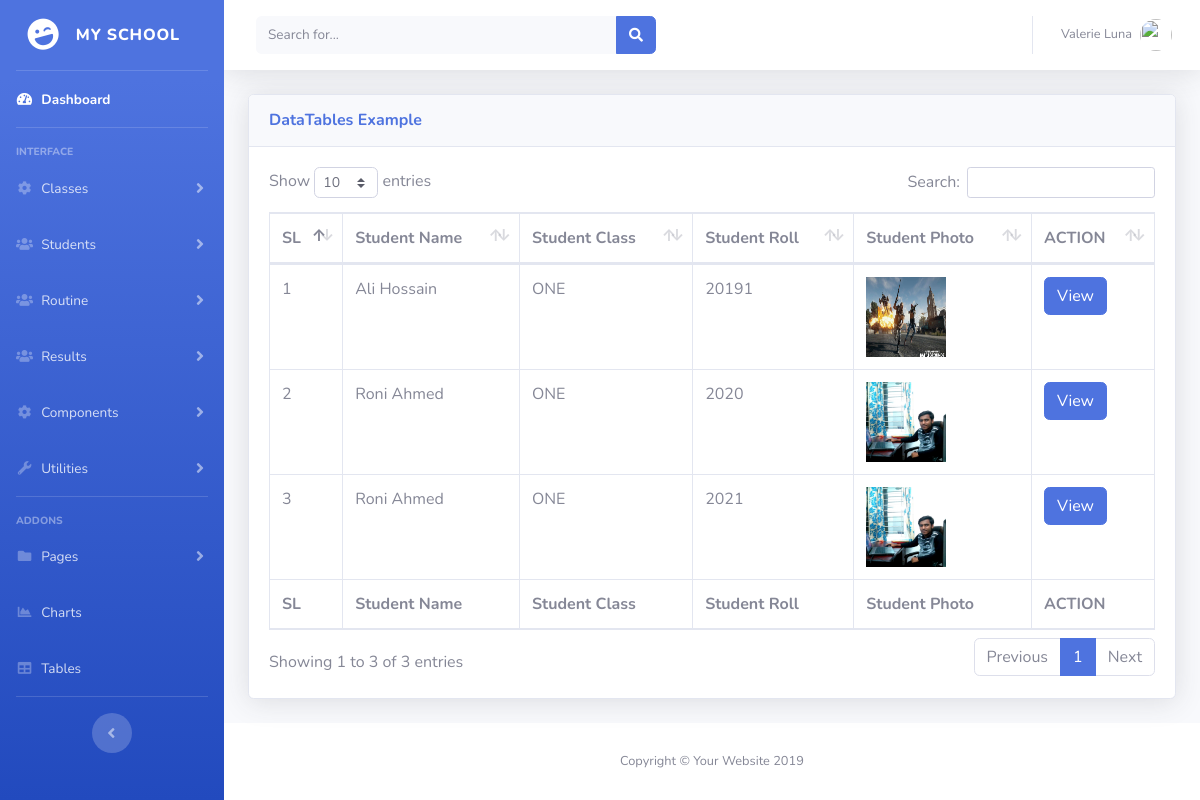
Screenshot of /adminpanel/all_student.php (signed in) with the database file from the repository.
### tables this page shows
CREATE TABLE `students` (
  `student_id` int(11) NOT NULL,
  `std_name` varchar(255) NOT NULL,
  `f_name` varchar(255) NOT NULL,
  `m_name` varchar(255) NOT NULL,
  `dob` varchar(255) NOT NULL,
  `address` varchar(255) NOT NULL,
  `phone` varchar(225) NOT NULL,
  `class_id` int(2) NOT NULL,
  `std_roll` int(6) NOT NULL,
  `admission_date` varchar(225) NOT NULL,
  `student_photo` text NOT NULL
);

CREATE TABLE `s_class` (
  `class_id` int(11) NOT NULL,
  `class_name` varchar(222) NOT NULL,
  `active_status` int(1) NOT NULL DEFAULT '1'
);

### adminpanel/all_student.php (the view, shortened to what this page needs)
<?php require('libs/header.php'); ?>
<body id="page-top">
  <div id="wrapper">
    <?php require('libs/sidebar.php'); ?>
    <div id="content-wrapper" class="d-flex flex-column">
      <div id="content">
        <nav class="navbar navbar-expand navbar-light bg-white topbar mb-4 static-top shadow">
          <form class="d-none d-sm-inline-block form-inline mr-auto ml-md-3 my-2 my-md-0 mw-100 navbar-search">
            <div class="input-group">
              <input type="text" class="form-control bg-light border-0 small" placeholder="Search for..." aria-label="Search" aria-describedby="basic-addon2">
              <div class="input-group-append">
                <button class="btn btn-primary" type="button">
                  <i class="fas fa-search fa-sm"></i>
                </button>
              </div>
            </div>
          </form>
          <ul class="navbar-nav ml-auto">
            <li class="nav-item dropdown no-arrow">
              <a class="nav-link dropdown-toggle" href="#" id="userDropdown" role="button" data-toggle="dropdown" aria-haspopup="true" aria-expanded="false">
                <span class="mr-2 d-none d-lg-inline text-gray-600 small">Valerie Luna</span>
                <img class="img-profile rounded-circle" src="https://source.unsplash.com/QAB-WJcbgJk/60x60">
              </a>
            </li>
          </ul>
        </nav>
        <div class="container-fluid">
          <div class="card shadow mb-4">
            <div class="card-header py-3">
              <h6 class="m-0 font-weight-bold text-primary">DataTables Example</h6>
            </div>
            <div class="card-body">
              <div class="table-responsive">
                <table class="table table-bordered" id="dataTable" width="100%" cellspacing="0">
                  <thead>
                    <tr>
                      <th>SL</th>
                      <th>Student Name</th>
					  <th>Student Class</th>
					  <th>Student Roll</th>
					  <th>Student Photo</th>
                      <th>ACTION</th>
                    </tr>
                  </thead>
                  <tfoot>
                    <tr>
                      <th>SL</th>
                      <th>Student Name</th>
                      <th>Student Class</th>
					  <th>Student Roll</th>
					  <th>Student Photo</th>
                      <th>ACTION</th>
                    </tr>
                  </tfoot>
                  <tbody>
				  <?php
					require('../config.php');
					$sql = "SELECT * FROM s_class INNER JOIN students ON s_class.class_id = students.class_id";
					$que = mysqli_query($con,$sql);
					$sl = 1;
					while($result = mysqli_fetch_assoc($que)){
				  ?>
						<tr>
							<td><?php echo $sl++; ?></td>
							<td><?php echo $result['std_name']; ?></td>
							<td><?php echo $result['class_name']; ?></td>
							<td><?php echo $result['std_roll']; ?></td>
							<td>
								<img src="<?php echo $result['student_photo']; ?>" height="80px" width="80px" />
							</td>
							<td>
								<a class="btn btn-primary" href="student_info.php?id=<?php echo $result['student_id']; ?>">View</a>
							</td>
						</tr>
					<?php
					}?>
				  </tbody>
                </table>
              </div>
            </div>
          </div>
        </div>
      </div>
     <?php require('libs/footer.php'); ?>

### adminpanel/libs/header.php (shortened to what this page needs)
<!DOCTYPE html>
<html lang="en">
<head>
  <link href="vendor/fontawesome-free/css/all.min.css" rel="stylesheet" type="text/css">
  <link href="css/sb-admin-2.min.css" rel="stylesheet">
  <link href="vendor/datatables/dataTables.bootstrap4.min.css" rel="stylesheet">
</head>

### adminpanel/libs/sidebar.php (shortened to what this page needs)
 <ul class="navbar-nav bg-gradient-primary sidebar sidebar-dark accordion" id="accordionSidebar">
   <a class="sidebar-brand d-flex align-items-center justify-content-center" href="index.html">
     <div class="sidebar-brand-icon rotate-n-15">
       <i class="fas fa-laugh-wink"></i>
     </div>
     <div class="sidebar-brand-text mx-3">My School</div>
   </a>
   <hr class="sidebar-divider my-0">
   <li class="nav-item active">
     <a class="nav-link" href="index.php">
       <i class="fas fa-fw fa-tachometer-alt"></i>
       <span>Dashboard</span></a>
   </li>
   <hr class="sidebar-divider">
   <div class="sidebar-heading">
     Interface
   </div>
<li class="nav-item">
     <a class="nav-link collapsed" href="#" data-toggle="collapse" data-target="#class" aria-expanded="true" aria-controls="collapseTwo">
       <i class="fas fa-fw fa-cog"></i>
       <span>Classes</span>
     </a>
   </li>
<li class="nav-item">
     <a class="nav-link collapsed" href="#" data-toggle="collapse" data-target="#student" aria-expanded="true" aria-controls="collapseTwo">
       <i class="fas fa-fw fa-users"></i>
       <span>Students</span>
     </a>
   </li>
<li class="nav-item">
     <a class="nav-link collapsed" href="#" data-toggle="collapse" data-target="#routine" aria-expanded="true" aria-controls="collapseTwo">
       <i class="fas fa-fw fa-users"></i>
       <span>Routine</span>
     </a>
   </li>
<li class="nav-item">
     <a class="nav-link collapsed" href="#" data-toggle="collapse" data-target="#result" aria-expanded="true" aria-controls="collapseTwo">
       <i class="fas fa-fw fa-users"></i>
       <span>Results</span>
     </a>
   </li>
   <li class="nav-item">
     <a class="nav-link collapsed" href="#" data-toggle="collapse" data-target="#collapseTwo" aria-expanded="true" aria-controls="collapseTwo">
       <i class="fas fa-fw fa-cog"></i>
       <span>Components</span>
     </a>
   </li>
   <li class="nav-item">
     <a class="nav-link collapsed" href="#" data-toggle="collapse" data-target="#collapseUtilities" aria-expanded="true" aria-controls="collapseUtilities">
       <i class="fas fa-fw fa-wrench"></i>
       <span>Utilities</span>
     </a>
   </li>
   <hr class="sidebar-divider">
   <div class="sidebar-heading">
     Addons
   </div>
   <li class="nav-item">
     <a class="nav-link collapsed" href="#" data-toggle="collapse" data-target="#collapsePages" aria-expanded="true" aria-controls="collapsePages">
       <i class="fas fa-fw fa-folder"></i>
       <span>Pages</span>
     </a>
   </li>
   <li class="nav-item">
     <a class="nav-link" href="charts.html">
       <i class="fas fa-fw fa-chart-area"></i>
       <span>Charts</span></a>
   </li>
   <li class="nav-item">
     <a class="nav-link" href="tables.html">
       <i class="fas fa-fw fa-table"></i>
       <span>Tables</span></a>
   </li>
   <hr class="sidebar-divider d-none d-md-block">
   <div class="text-center d-none d-md-inline">
     <button class="rounded-circle border-0" id="sidebarToggle"></button>
   </div>
 </ul>

### adminpanel/libs/footer.php (shortened to what this page needs)
      <footer class="sticky-footer bg-white">
        <div class="container my-auto">
          <div class="copyright text-center my-auto">
            <span>Copyright &copy; Your Website 2019</span>
          </div>
        </div>
      </footer>
    </div>
  </div>
</body>
</html>

### rows the page displays
students: std_name "Ali Hossain", class.class_name "ONE", std_roll "20191", student_photo (picture)
students: std_name "Roni Ahmed", class.class_name "ONE", std_roll "2020", student_photo (placeholder picture)
students: std_name "Roni Ahmed", class.class_name "ONE", std_roll "2021", student_photo (placeholder picture)
